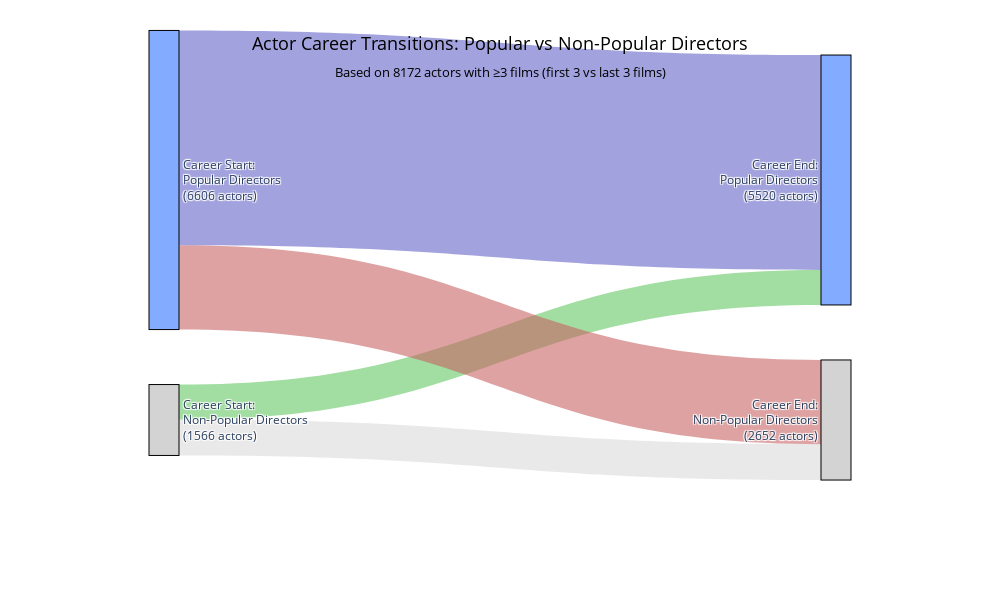

Notebook code for this chart:
### Code cell
from Director_Director_Graph.director_graph_functions import visualize_actor_transitions

visualize_actor_transitions(transitions, total_actors, actor_min_films)

### Figure 1 — Plotly figure (JSON) as saved in the notebook; plotly's stock layout.template omitted (floating-point values rounded to 4 significant figures)
{"data": [{"link": {"color": ["rgba(200, 200, 200, 0.4)", "rgba(100, 200, 100, 0.6)", "rgba(200, 100, 100, 0.6)", "rgba(100, 100, 200, 0.6)"], "label": ["792 actors", "774 actors", "1860 actors", "4746 actors"], "source": [0, 0, 1, 1], "target": [2, 3, 2, 3], "value": [792, 774, 1860, 4746]}, "node": {"color": ["rgba(200, 200, 200, 0.8)", "rgba(100, 150, 255, 0.8)", "rgba(200, 200, 200, 0.8)", "rgba(100, 150, 255, 0.8)"], "label": ["Career Start:<br>Non-Popular Directors<br>(1566 actors)", "Career Start:<br>Popular Directors<br>(6606 actors)", "Career End:<br>Non-Popular Directors<br>(2652 actors)", "Career End:<br>Popular Directors<br>(5520 actors)"], "line": {"color": "black", "width": 1}, "pad": 30, "thickness": 30, "x": [0.1, 0.1, 0.9, 0.9], "y": [0.8, 0.2, 0.8, 0.2]}, "type": "sankey"}], "layout": {"title": {"font": {"size": 18, "color": "black"}, "text": "Actor Career Transitions: Popular vs Non-Popular Directors<br><sub>Based on 8172 actors with ≥3 films (first 3 vs last 3 films)</sub>", "x": 0.5, "xanchor": "center"}, "font": {"size": 12}, "margin": {"b": 100}, "paper_bgcolor": "white", "height": 600, "width": 1000}}
